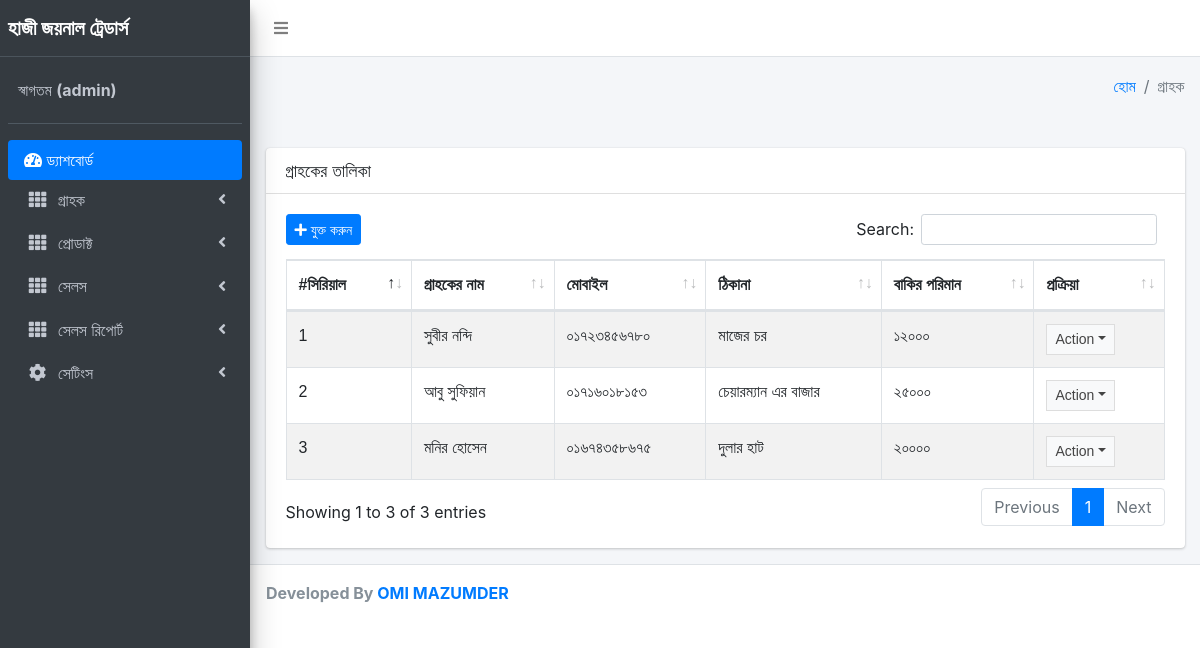
Page /layouts/customer_list.php (signed in) on the earlier database version.
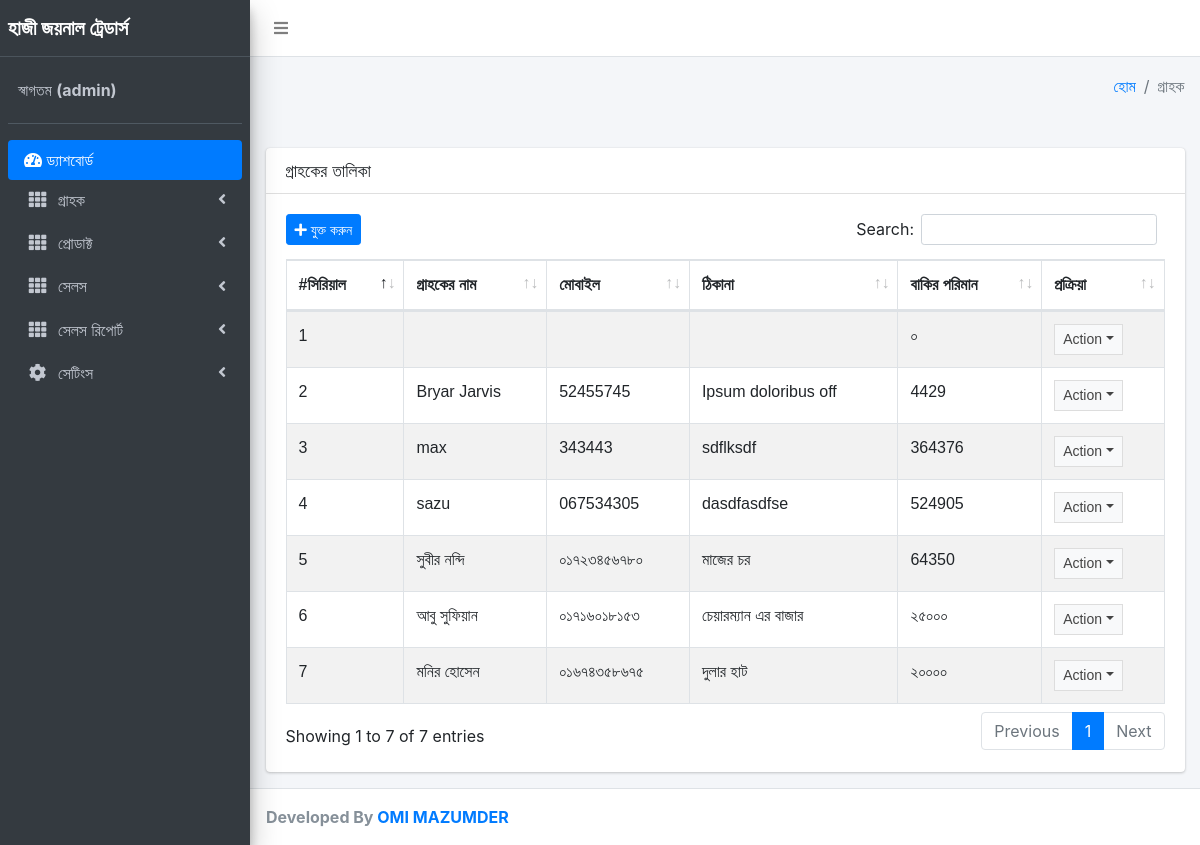
Same page on the later database version.
### tables this page shows
CREATE TABLE `customer_details` (
  `id` int(11) NOT NULL,
  `name` varchar(255) NOT NULL,
  `mobile` varchar(255) NOT NULL,
  `address` varchar(255) NOT NULL,
  `dues` varchar(255) DEFAULT NULL,
  `created_on` varchar(100) NOT NULL
);

### layouts/class/main.php (called while the page is built, shortened)
<?php
class Model
{
	public function __construct()
	{
		$hostname = "localhost";
		$username = "root";
		$password = "";
		$database = "sand_inv";
		$this->link = mysqli_connect($hostname, $username, $password, $database);
	}
	public function show_customer_data()
	{
		$query = "SELECT * FROM customer_details
	ORDER BY id DESC";
		return mysqli_query($this->link, $query);
	}
}

### layouts/customer_list.php (the view, shortened to what this page needs)
<?php
require_once('class/main.php');
require_once('user_role.php');
$obj = new Model;
$show = $obj->show_customer_data();
?>
  <div class="content-wrapper">
    <section class="content-header">
      <div class="container-fluid">
        <div class="row mb-2">
          <div class="col-sm-6">
          </div>
          <div class="col-sm-6">
            <ol class="breadcrumb float-sm-right">
              <li class="breadcrumb-item"><a href="index.php">হোম</a></li>
              <li class="breadcrumb-item active">গ্রাহক</li>
            </ol>
          </div>
        </div>
      </div>
    </section>
      <div class="container" >
            <br/>
        </div>
    <section class="content">
      <div class="container-fluid">
        <div class="row">
          <div class="col-12">
            <div class="card">
              <div class="card-header">
                <h3 class="card-title">গ্রাহকের তালিকা</h3>
              </div>
              <div class="card-body">
                <div class="float-left">
                <a href="customer_form.php" type="submit" name="save" class="btn btn-sm btn-primary"><i class="fas fa-plus"></i> যুক্ত করুন</a>
                </div>
                <table id="example1" class="table table-bordered table-striped">
                  <thead>
                  <tr>
                    <th>#সিরিয়াল</th>
                    <th>গ্রাহকের নাম</th>
                    <th>মোবাইল</th>
                    <th>ঠিকানা</th>
                    <th>বাকির পরিমান</th>
                    <th>প্রক্রিয়া</th>
                  </tr>
                  </thead>
                  <tbody>
                <?php
                  $no=1;
                  while ($rows = mysqli_fetch_array($show)) {
                ?>
                  <tr>
                    <td><?php echo $no. "</br>"; ?></td>
                   <td><?php echo $rows['name']?></td>
                    <td><?php echo $rows['mobile']?></td>
                    <td><?php echo $rows['address']?></td>
                     <td><?php
                     if (!empty($rows['dues'])) {
                       echo $rows['dues'];
                     }
                     else{
                      echo "০";
                     }
                   ?></td>
                     <td align="center">
                    <button type="button" class="btn btn-flat btn-default btn-sm dropdown-toggle dropdown-icon" data-toggle="dropdown">Action<span class="sr-only">Toggle Dropdown</span>
                    </button>
                    </td>
                    </tr>
              <?php
                $no++;
               }
               ?>
                  </tbody>
                </table>
            </div>
          </div>
        </div>
      </div>
    </section>
  </div>
 <?php require_once('footer.php'); ?>

### layouts/header.php (shortened to what this page needs)
<!DOCTYPE html>
<html lang="en">
<head>
  <link rel="stylesheet" href="../plugins/fontawesome-free/css/all.min.css">
  <link rel="stylesheet" href="https://code.ionicframework.com/ionicons/2.0.1/css/ionicons.min.css">
  <link rel="stylesheet" href="../plugins/tempusdominus-bootstrap-4/css/tempusdominus-bootstrap-4.min.css">
  <link rel="stylesheet" href="../plugins/icheck-bootstrap/icheck-bootstrap.min.css">
  <link rel="stylesheet" href="../plugins/jqvmap/jqvmap.min.css">
 <link href="../dist/css/select2.min.css" rel="stylesheet"/>
  <link rel="stylesheet" href="../dist/css/adminlte.min.css">
  <link rel="stylesheet" href="../dist/css/toastr.css">
  <link rel="stylesheet" href="../plugins/overlayScrollbars/css/OverlayScrollbars.min.css">
  <link rel="stylesheet" href="../dist/css/parsley.css">
   <link href = "https://code.jquery.com/ui/1.10.4/themes/ui-lightness/jquery-ui.css"
         rel ="stylesheet">
  <link rel="stylesheet" href="../plugins/datatables-bs4/css/dataTables.bootstrap4.min.css">
  <link rel="stylesheet" href="../plugins/datatables-responsive/css/responsive.bootstrap4.min.css">
  <link rel="stylesheet" href="../plugins/datatables-buttons/css/buttons.bootstrap4.min.css">
 <link href="https://cdnjs.cloudflare.com/ajax/libs/datepicker/0.6.5/datepicker.min.css" rel="stylesheet"/>
</head>
<body class="hold-transition sidebar-mini layout-fixed">
<div class="wrapper">
  <nav class="main-header navbar navbar-expand navbar-white navbar-light">
    <ul class="navbar-nav">
      <li class="nav-item">
        <a class="nav-link" data-widget="pushmenu" href="#" role="button"><i class="fas fa-bars"></i></a>
      </li>
    </ul>
</nav>

### layouts/user_role.php
<?php require_once('header.php') ?>
 	  <?php if($_SESSION['user_level'] === 'driver'): ?>
      <?php include_once('driver_menu.php');?>
      <?php elseif($_SESSION['user_level'] === 'coof'): ?>
      <?php include_once('coof_menu.php');?>
      <?php elseif($_SESSION['user_level']=== 'bsk'): ?>
      <?php include_once('bsk_menu.php');?>
      <?php elseif($_SESSION['user_level']=== 'badip'): ?>
      <?php include_once('badip_menu.php');?>
      <?php elseif($_SESSION['user_level'] === 'ba'): ?>
      <?php include_once('admin_menu.php');?>
      <?php elseif($_SESSION['user_level'] === 'dblp'): ?>
      <?php include_once('dblp_menu.php');?>
      <?php elseif($_SESSION['user_level'] === 'm4c'): ?>
      <?php include_once('m4c_menu.php');?>
      <?php elseif($_SESSION['user_level'] === 'led'): ?>
      <?php include_once('led_menu.php');?>
      <?php endif;?>

### layouts/admin_menu.php (shortened to what this page needs)
<aside class="main-sidebar sidebar-dark-primary elevation-4">
  <a class="brand-link">
    <span class="brand-text font-weight-bold">হাজী জয়নাল ট্রেডার্স</span>
  </a>
  <div class="sidebar">
    <div class="user-panel mt-3 pb-3 mb-3 d-flex">
      <div class="info">
        <a class="d-block">
          স্বাগতম
          <strong>(<?php
                    echo $_SESSION['username'];
                    ?>)</strong>
        </a>
      </div>
    </div>
    <nav class="mt-2">
      <ul class="nav nav-pills nav-sidebar flex-column" data-widget="treeview" role="menu" data-accordion="false">
        <a href="index.php" class="nav-link active">
          <i class="nav-icon fas fa-tachometer-alt"></i>
          <p>
            ড্যাশবোর্ড
          </p>
        </a>
        <li class="nav-item">
          <a href="#" class="nav-link">
            <i class="nav-icon fa fa-th"></i>
            <p>
              গ্রাহক
              <i class="fas fa-angle-left right"></i>
            </p>
          </a>
        </li>
        <li class="nav-item">
          <a href="#" class="nav-link">
            <i class="nav-icon fa fa-th"></i>
            <p>
              প্রোডাক্ট
              <i class="fas fa-angle-left right"></i>
            </p>
          </a>
        </li>
        <li class="nav-item">
          <a href="#" class="nav-link">
            <i class="nav-icon fa fa-th"></i>
            <p>
              সেলস
              <i class="fas fa-angle-left right"></i>
            </p>
          </a>
        </li>
        <li class="nav-item">
          <a href="#" class="nav-link">
            <i class="nav-icon fa fa-th"></i>
            <p>
              সেলস রিপোর্ট
              <i class="fas fa-angle-left right"></i>
            </p>
          </a>
        </li>
      </ul>
      <li class="nav-item">
        <a href="#" class="nav-link">
          <i class="nav-icon fas fa-cog"></i>
          <p>
            সেটিংস
            <i class="fas fa-angle-left right"></i>
          </p>
        </a>
      </li>
    </nav>
  </div>
</aside>
</div>

### layouts/footer.php (shortened to what this page needs)
  <footer class="main-footer">
    <strong>Developed By <a href="#"=>OMI MAZUMDER</a></strong>
  </footer>
</body>
</html>

### layouts/customer_list.php (style rules this page uses)
table { font-family: arial, sans-serif; border-collapse: collapse; width: 100%; }
td, th { border: 1px solid #dddddd; text-align: left; padding: 8px; }

Differences in the rows shown:
added customer_details: dues "০"
added customer_details: name "Bryar Jarvis", mobile "52455745", address "Ipsum doloribus off", dues "4429"
added customer_details: name "max", mobile "343443", address "sdflksdf", dues "364376"
added customer_details: name "sazu", mobile "067534305", address "dasdfasdfse", dues "524905"
changed customer_details "সুবীর নন্দি": dues "১২০০০" → "64350"
Other differences:
text written by a page script: "Search: Showing 1 to 3 of 3 entries Previous 1 Next" → "Search: Showing 1 to 7 of 7 entries Previous 1 Next"
